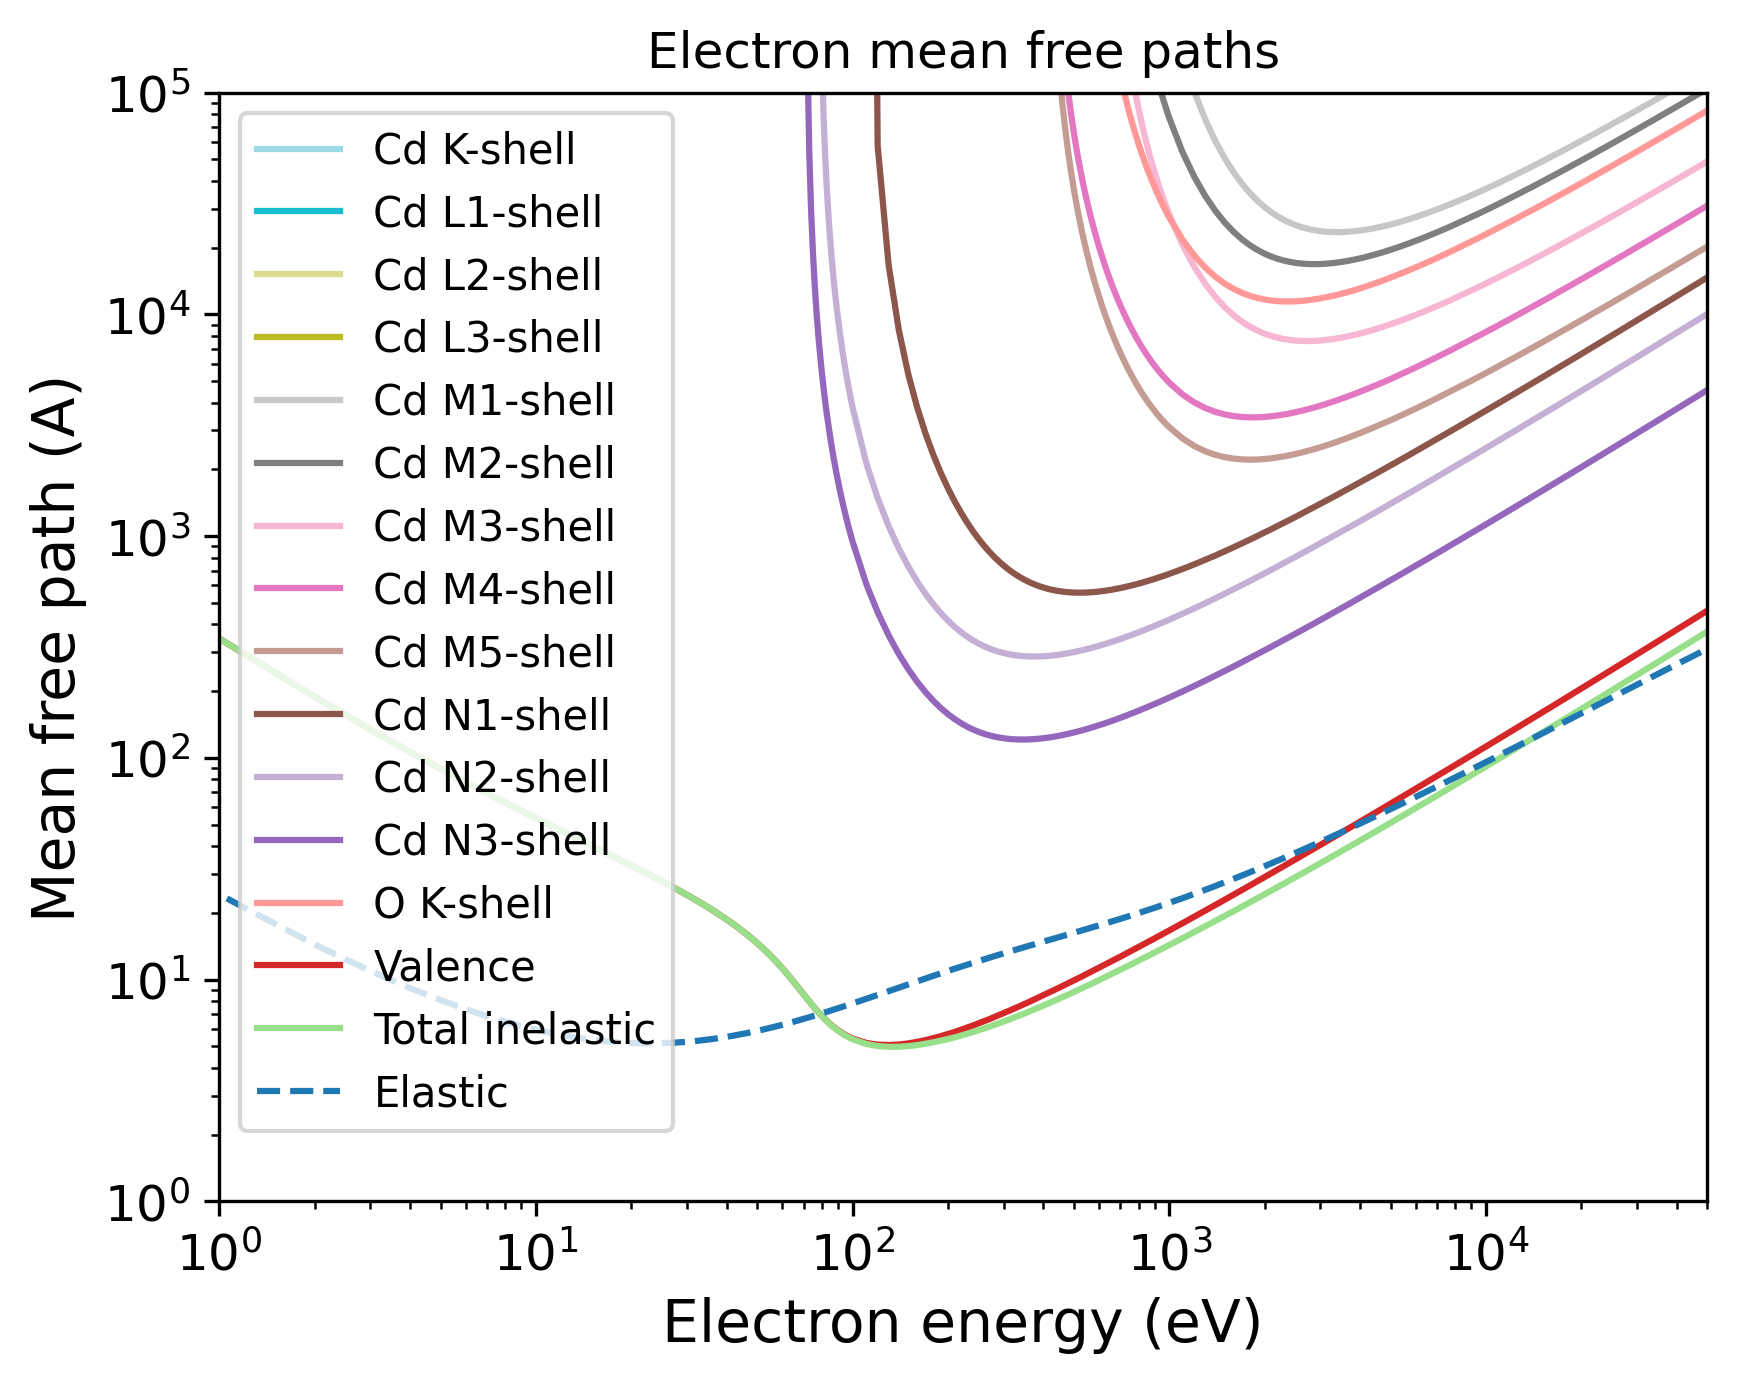

The script that saved this image:
import pandas as pd
import numpy as np
import matplotlib.pyplot as plt
import matplotlib.cm as cm
# Set the format:
plt.xlabel("Electron energy (eV)", fontsize=14)
plt.ylabel("Mean free path (A)", fontsize=14)
plt.xticks(fontsize=12)
plt.yticks(fontsize=12)
plt.grid(False)
# Set the axes:
# Read the output file:
df = pd.read_csv(r"OUTPUT_CdO_Electron_IMFP.dat", sep=r'\s+', header=None, comment="#", skipinitialspace=True)
plt.xscale("log")
plt.yscale("log")
# Prepare the plot:
columns_to_plot = [ 1, 2, 3, 4, 5, 6, 7, 8, 9, 10, 11, 12, 13, 14, 15]
labels = [ "Cd K-shell", "Cd L1-shell", "Cd L2-shell", "Cd L3-shell", "Cd M1-shell", "Cd M2-shell", "Cd M3-shell", "Cd M4-shell", "Cd M5-shell", "Cd N1-shell", "Cd N2-shell", "Cd N3-shell", "O K-shell", "Valence", "Total inelastic"]
# Create N distinct colors from a colormap
N = len(columns_to_plot)
colors = plt.cm.tab20(np.linspace(1, 0, 20))
# Set line styles:
linestyles = [ "-", "-", "-", "-", "-", "-", "-", "-", "-", "-", "-", "-", "-", "-", "-"]
for i, col in enumerate(columns_to_plot):
    color = colors[i % len(colors)]
    ls    = linestyles[i % len(linestyles)]
    label = labels[i % len(labels)]
    plt.plot(df.iloc[:, 0], df.iloc[:, col],
    color=color,
    label=label,
    linestyle=ls)
# Add a curve from the second file
df2 = pd.read_csv(r"OUTPUT_CdO_Electron_EMFP.dat", sep=r'\s+', header=None, comment="#", skipinitialspace=True)
columns_to_plot2 = [ 3]
labels2 = [ "Elastic"]
# Create second part of the plot:
for col, label in zip(columns_to_plot2, labels2):
    plt.plot(df2.iloc[:, 0], df2.iloc[:, col], label=label, linestyle="--")
plt.xlim(1.00000000,50000.00000000)
plt.ylim(1.00000000,100000.00000000)
plt.title("Electron mean free paths")
plt.legend(loc="best", fontsize=10)
# Save the plot in this format:
plt.savefig("OUTPUT_MFP_electron.png", dpi=300, bbox_inches="tight")
